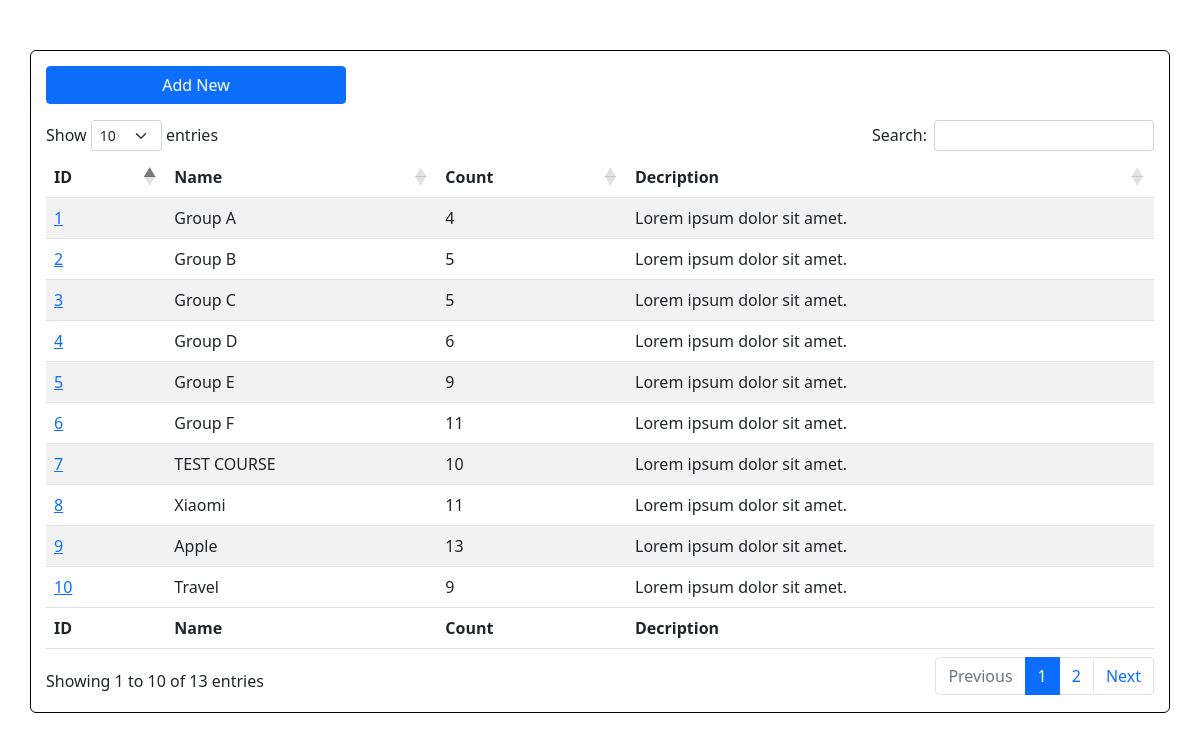
The page / on the database its author committed.
### students/models.py (models this page shows)
class StudentGroup(models.Model):
    name = models.CharField(max_length=155)
    description = models.TextField()
    student_group = models.IntegerField(null=True)

### students/views.py (the view)
# urls.py: path('', list),
def list(request):
    student = StudentGroup.objects.all()
    context = {
        'student':student
    }
    return render(request, 'tables.html', context )

### templates/tables.html (shortened to what this page needs)
<!DOCTYPE html>
<html lang="en">
<head>
    <link rel="stylesheet" href="https://cdnjs.cloudflare.com/ajax/libs/twitter-bootstrap/5.1.3/css/bootstrap.min.css">
    <link rel="stylesheet" href="https://cdn.datatables.net/1.12.1/css/dataTables.bootstrap5.min.css">
</head>
<body>
    <div class="container" style='margin-top: 50px; border: 1px solid #000; border-radius: 6px; padding: 15px;'>
        <p>
            <button type="button" class="btn btn-primary" data-bs-toggle="modal" data-bs-target="#addnewmember" style="width:300px;">
              Add New
            </button>
            </p>
        <table id="example" class="table table-striped" style="width:100%">
            <thead>
                <tr>
                    <th>ID</th>
                    <th>Name</th>
                    <th>Count</th>
                    <th>Decription</th>
                </tr>
            </thead>
            <tbody>
                {% for el in student %}
                <tr>
                    <td><a href="{% url 'test' el.id %}">{{ el.id }}</a></td>
                    <td>{{ el.name }}</td>
                    <td>{{ el.student_group }}</td>
                    <td>Lorem ipsum dolor sit amet.</td>
                </tr>
                {% endfor %}
            </tbody>
            <tfoot>
                <tr>
                    <th>ID</th>
                    <th>Name</th>
                    <th>Count</th>
                    <th>Decription</th>
                </tr>
            </tfoot>
        </table>
    </div>
</body>
</html>

### rows shown on the page
StudentGroup: id "1", name "Group A", student_group "4"
StudentGroup: id "2", name "Group B", student_group "5"
StudentGroup: id "3", name "Group C", student_group "5"
StudentGroup: id "4", name "Group D", student_group "6"
StudentGroup: id "5", name "Group E", student_group "9"
StudentGroup: id "6", name "Group F", student_group "11"
StudentGroup: id "7", name "TEST COURSE", student_group "10"
StudentGroup: id "8", name "Xiaomi", student_group "11"
StudentGroup: id "9", name "Apple", student_group "13"
StudentGroup: id "10", name "Travel", student_group "9"
